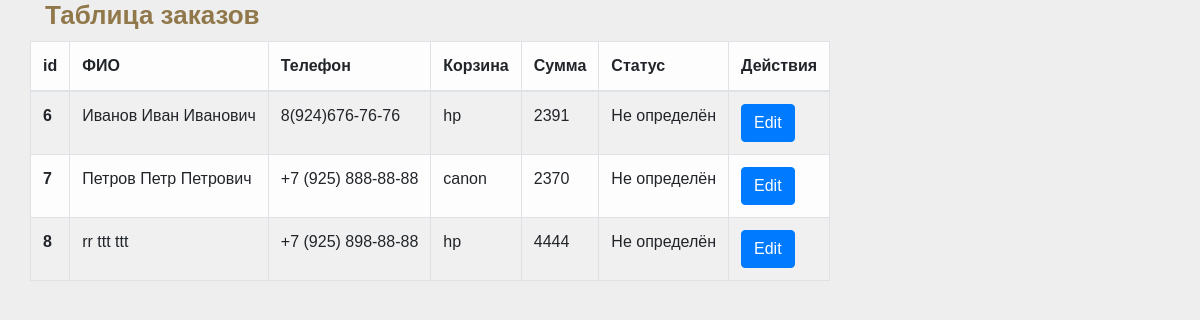
The page / on the database its author committed.
### tables this page shows
CREATE TABLE `orders` (
  `id` int(11) NOT NULL,
  `fio` varchar(100) NOT NULL,
  `phone` varchar(100) NOT NULL,
  `article` varchar(100) NOT NULL,
  `sum` int(11) NOT NULL,
  `status` int(11) NOT NULL
);

### App.php (called while the page is built, shortened)
<?php
class App
{
    public function getOrders()
    {
        try {
            $pdo = $this->connectToBase();
            $stmt = $pdo->query('SELECT * FROM `orders`');
            $arrayOrders = $stmt->fetchAll();
        } catch (Exception $ex) {
            $arrayOrders = "Ошибка <b>-2</b>" . $ex->getMessage();
        }
        return $arrayOrders;
    }
    function connectToBase()
    {
        $connect_conf = $this->readConfig('config.ini');
        $hostname = $connect_conf['dpo']['hostname'];
        $username = $connect_conf['dpo']['username'];
        $password = $connect_conf['dpo']['password'];
        $dbName = $connect_conf['dpo']['dbName'];
        $charset = $connect_conf['dpo']['charset'];
        $dsn = "mysql:host=$hostname;dbname=$dbName;charset=$charset";
        $opt = array(
            PDO::ATTR_ERRMODE => PDO::ERRMODE_EXCEPTION,
            PDO::ATTR_DEFAULT_FETCH_MODE => PDO::FETCH_ASSOC,
            PDO::MYSQL_ATTR_INIT_COMMAND => 'SET NAMES utf8'
        );
        $pdo = new PDO($dsn, $username, $password, $opt);
        return $pdo;
    }
    function readConfig($file)
    {
        return parse_ini_file($file, true);
    }
}

### index.php (the view, shortened to what this page needs)
<!DOCTYPE html>
<html lang="en">
<head>
    <link rel="stylesheet" href="css/bootstrap.css"/>
    <link rel="stylesheet" href="./css/main.css">
</head>
<body>
<div class="container">
    <div class="row">
        <div class="col-xs-12">
            <h1>Таблица заказов</h1>
            <table class="table table-bordered table-striped table-light">
                <thead>
                <tr>
                    <th scope="col">id</th>
                    <th scope="col">ФИО</th>
                    <th scope="col">Телефон</th>
                    <th scope="col">Корзина</th>
                    <th scope="col">Сумма</th>
                    <th scope="col">Статус</th>
                    <th scope="col">Действия</th>
                </tr>
                </thead>
                <tbody>
                <?php
                require_once('App.php');
                $app = new App();
                $orders = $app->getOrders();
                if (is_array($orders)) {
                    foreach ($orders as $order) {
                        echo "<tr>";
                        foreach ($order as $orderKey => $orderVal) {
                            switch ($orderKey) {
                                case "id":
                                    echo "<th>$orderVal</th>";
                                    $id = $orderVal;
                                    break;
                                case "status":
                                    echo "<td id='$orderKey-$id' class='statusOrder'>$orderVal</td>";
                                    break;
                                default:
                                    echo "<td id='$orderKey-$id'>$orderVal</td>";
                                    break;
                            }
                        }
                        echo "<td><button type='button' class='btn btn-primary' id='edit$id' onclick='getOneOrder(this.id);'>Edit</button></td>";
                        echo "</tr>";
                    }
                } else {
                    echo "<tr><td>Ошибка: $orders</td></tr>";
                }
                ?>
                </tbody>
            </table>
        </div>
    </div>
</div>
</body>
</html>

### css/main.css (style rules this page uses)
body { background: #eeeeee; font-family: Arial, Helvetica, sans-serif; }
h1 { font: normal 26px Arial, serif; margin-top: 0; margin-left: 15px; margin-bottom: 10px; color: #91784B; text-align: left; font-weight: bold; }

### rows shown on the page
orders: id "6", fio "Иванов Иван Иванович", phone "8(924)676-76-76", article "hp", sum "2391"
orders: id "7", fio "Петров Петр Петрович", phone "+7 (925) 888-88-88", article "canon", sum "2370"
orders: id "8", fio "rr ttt ttt", phone "+7 (925) 898-88-88", article "hp", sum "4444"
